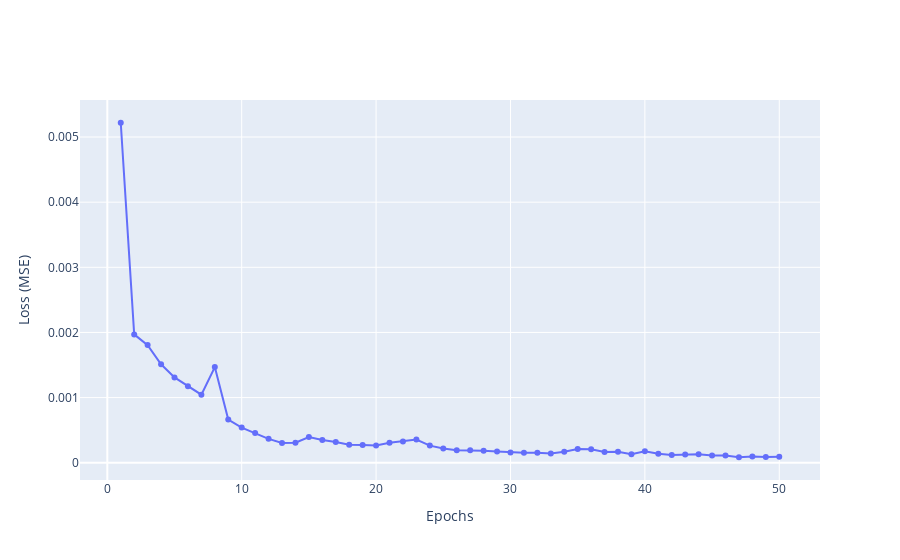

Source (notebook cell):
### Code cell
fig = go.Figure()
fig.add_trace(go.Scatter(x = np.linspace(1,50), y = history.history['loss'],
                         showlegend=False, mode="markers+lines"))
fig.update_xaxes(title='Epochs')
fig.update_yaxes(title='Loss (MSE)')
